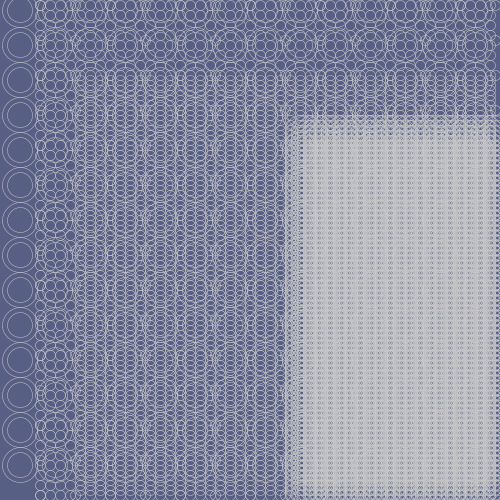
Frame 1 (no input)
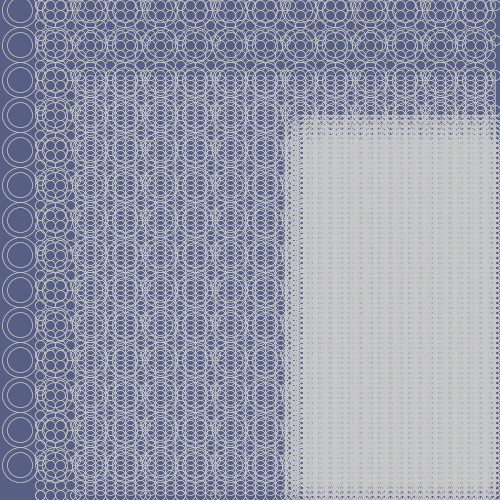
Frame 2 (the mouse pressed at the canvas centre, redrawn once)

The Processing sketch that drew these frames (run headless with seeded random() and noise(); the mouse was pressed at the canvas centre and the sketch redrawn once):

// Processing sketch: processing_85218
// ── processing_85218.pde

void setup()
{
  size(500, 500);
  stroke(200);
  background(#575f85);
    strokeWeight(0.5);
  smooth();
}



void draw()
{
  noFill();



for (int posX = 40; posX < width; posX = posX + 35)
  {
   
  for (int posY = 05; posY < height; posY = posY + 35)
  {
    ellipse(posX, posY, 10, 10);
    
  }}
 
 for (int posX = 20; posX < width; posX = posX + 35)
  {
   
  for (int posY = 10; posY < height; posY = posY + 35)
  {
    ellipse(posX, posY, 25, 25);
    
  }}
  
   for (int posX = 20; posX < width; posX = posX + 35)
  {
   
  for (int posY = 10; posY < height; posY = posY + 35)
  {
    ellipse(posX, posY, 35, 35);
    
  }}
 
 for (int posX = 40; posX < width; posX = posX + 10)
  {
   
  for (int posY = 05; posY < height; posY = posY + 10)
  {
    ellipse(posX, posY, 10, 10);
    
  }}
  
   for (int posX = 80; posX < width; posX = posX + 10)
  {
   
  for (int posY = 80; posY < height; posY = posY + 10)
  {
    ellipse(posX, posY, 10, 10);
    
  }}
 
   for (int posX = 300; posX < width; posX = posX + 6)
  {
   
  for (int posY = 130; posY < height; posY = posY + 5)
  {
    ellipse(posX, posY, 30, 30);
    
  }}
 
 
    


noLoop();
}
